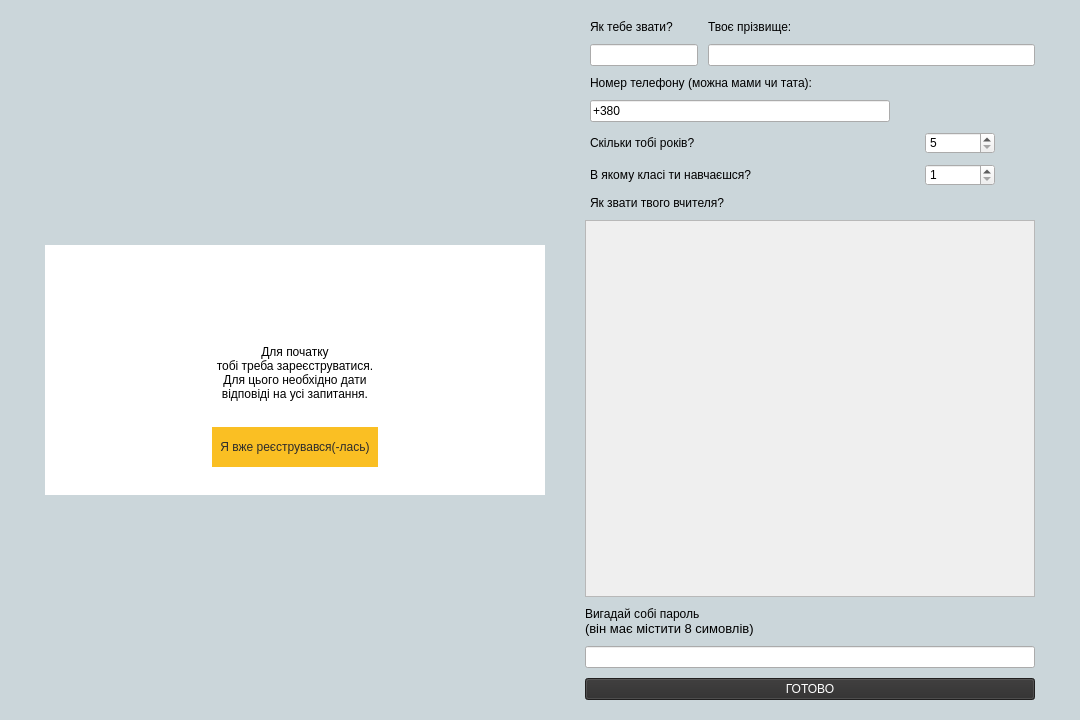
<?xml version="1.0" encoding="UTF-8"?>
<ui version="4.0">
 <class>Registration</class>
 <widget class="QDialog" name="Registration">
  <property name="geometry">
   <rect>
    <x>0</x>
    <y>0</y>
    <width>1080</width>
    <height>720</height>
   </rect>
  </property>
  <property name="windowTitle">
   <string>Dialog</string>
  </property>
  <property name="styleSheet">
   <string notr="true">#Registration{background-color: #cbd6da;}</string>
  </property>
  <layout class="QHBoxLayout" name="horizontalLayout_6">
   <property name="spacing">
    <number>0</number>
   </property>
   <property name="leftMargin">
    <number>0</number>
   </property>
   <property name="topMargin">
    <number>0</number>
   </property>
   <property name="rightMargin">
    <number>0</number>
   </property>
   <property name="bottomMargin">
    <number>0</number>
   </property>
   <item>
    <spacer name="horizontalSpacer_4">
     <property name="orientation">
      <enum>Qt::Horizontal</enum>
     </property>
     <property name="sizeHint" stdset="0">
      <size>
       <width>40</width>
       <height>20</height>
      </size>
     </property>
    </spacer>
   </item>
   <item>
    <layout class="QGridLayout" name="gridLayout">
     <property name="spacing">
      <number>0</number>
     </property>
     <item row="11" column="1">
      <widget class="QPushButton" name="autorizButton">
       <property name="minimumSize">
        <size>
         <width>0</width>
         <height>40</height>
        </size>
       </property>
       <property name="styleSheet">
        <string notr="true">#autorizButton {

background-color:rgb(250, 191, 35);
color: rgb(45, 44, 44);
font: 10pt &quot;Yu Gothic UI Semilight&quot;;
border: 0px;}

#autorizButton:hover{
background-color: rgb(45, 44, 44);
color: white;
font: 10pt &quot;Yu Gothic UI Semilight&quot;;}</string>
       </property>
       <property name="text">
        <string> Я вже реєструвався(-лась) </string>
       </property>
      </widget>
     </item>
     <item row="18" column="1">
      <spacer name="verticalSpacer">
       <property name="orientation">
        <enum>Qt::Vertical</enum>
       </property>
       <property name="sizeHint" stdset="0">
        <size>
         <width>20</width>
         <height>40</height>
        </size>
       </property>
      </spacer>
     </item>
     <item row="1" column="2">
      <spacer name="verticalSpacer_2">
       <property name="orientation">
        <enum>Qt::Vertical</enum>
       </property>
       <property name="sizeHint" stdset="0">
        <size>
         <width>20</width>
         <height>40</height>
        </size>
       </property>
      </spacer>
     </item>
     <item row="1" column="0">
      <widget class="QLabel" name="label">
       <property name="minimumSize">
        <size>
         <width>0</width>
         <height>50</height>
        </size>
       </property>
       <property name="styleSheet">
        <string notr="true">image: url(:/res/img/title.png);
</string>
       </property>
       <property name="text">
        <string/>
       </property>
       <property name="alignment">
        <set>Qt::AlignRight|Qt::AlignTrailing|Qt::AlignVCenter</set>
       </property>
      </widget>
     </item>
     <item row="11" column="2">
      <widget class="QLabel" name="h_spacer_11">
       <property name="styleSheet">
        <string notr="true">
background-color: rgb(255, 255, 255);</string>
       </property>
       <property name="text">
        <string/>
       </property>
      </widget>
     </item>
     <item row="10" column="0" colspan="3">
      <widget class="QLabel" name="infoLabel">
       <property name="minimumSize">
        <size>
         <width>500</width>
         <height>0</height>
        </size>
       </property>
       <property name="contextMenuPolicy">
        <enum>Qt::PreventContextMenu</enum>
       </property>
       <property name="layoutDirection">
        <enum>Qt::LeftToRight</enum>
       </property>
       <property name="styleSheet">
        <string notr="true">font: 15pt &quot;Yu Gothic UI Light&quot;;
background-color: rgb(255, 255, 255);</string>
       </property>
       <property name="text">
        <string>&lt;html&gt;&lt;head/&gt;&lt;body&gt;&lt;p align=&quot;center&quot;&gt;Для початку &lt;br/&gt;тобі треба зареєструватися.&lt;br/&gt;Для цього необхідно дати &lt;br/&gt;відповіді на усі запитання.&lt;/p&gt;&lt;p align=&quot;center&quot;&gt;&lt;span style=&quot; font-size:8pt;&quot;/&gt;&lt;/p&gt;&lt;/body&gt;&lt;/html&gt;</string>
       </property>
      </widget>
     </item>
     <item row="13" column="0">
      <widget class="QLabel" name="h_spacer_8">
       <property name="styleSheet">
        <string notr="true">
background-color: rgb(255, 255, 255);
</string>
       </property>
       <property name="text">
        <string/>
       </property>
      </widget>
     </item>
     <item row="13" column="2">
      <widget class="QLabel" name="h_spacer_9">
       <property name="styleSheet">
        <string notr="true">
background-color: rgb(255, 255, 255);</string>
       </property>
       <property name="text">
        <string/>
       </property>
      </widget>
     </item>
     <item row="6" column="0">
      <widget class="QLabel" name="h_spacer_6">
       <property name="styleSheet">
        <string notr="true">
background-color: rgb(255, 255, 255);</string>
       </property>
       <property name="text">
        <string/>
       </property>
      </widget>
     </item>
     <item row="6" column="1">
      <widget class="QLabel" name="h_spacer5">
       <property name="minimumSize">
        <size>
         <width>0</width>
         <height>100</height>
        </size>
       </property>
       <property name="styleSheet">
        <string notr="true">
background-color: rgb(255, 255, 255);</string>
       </property>
       <property name="text">
        <string/>
       </property>
      </widget>
     </item>
     <item row="13" column="1">
      <widget class="QLabel" name="infoLabel2">
       <property name="minimumSize">
        <size>
         <width>0</width>
         <height>20</height>
        </size>
       </property>
       <property name="styleSheet">
        <string notr="true">font: 15pt &quot;Yu Gothic UI Light&quot;;

background-color: rgb(255, 255, 255);</string>
       </property>
       <property name="text">
        <string>&lt;html&gt;&lt;head/&gt;&lt;body&gt;&lt;p&gt;&lt;br/&gt;&lt;/p&gt;&lt;/body&gt;&lt;/html&gt;</string>
       </property>
      </widget>
     </item>
     <item row="3" column="3">
      <spacer name="horizontalSpacer_2">
       <property name="orientation">
        <enum>Qt::Horizontal</enum>
       </property>
       <property name="sizeHint" stdset="0">
        <size>
         <width>40</width>
         <height>20</height>
        </size>
       </property>
      </spacer>
     </item>
     <item row="6" column="2">
      <widget class="QLabel" name="h_spacer_7">
       <property name="styleSheet">
        <string notr="true">
background-color: rgb(255, 255, 255);</string>
       </property>
       <property name="text">
        <string/>
       </property>
      </widget>
     </item>
     <item row="11" column="0">
      <widget class="QLabel" name="h_spacer_10">
       <property name="styleSheet">
        <string notr="true">
background-color: rgb(255, 255, 255);</string>
       </property>
       <property name="text">
        <string/>
       </property>
      </widget>
     </item>
     <item row="1" column="1">
      <spacer name="verticalSpacer_4">
       <property name="orientation">
        <enum>Qt::Vertical</enum>
       </property>
       <property name="sizeHint" stdset="0">
        <size>
         <width>20</width>
         <height>40</height>
        </size>
       </property>
      </spacer>
     </item>
     <item row="2" column="0">
      <spacer name="verticalSpacer_3">
       <property name="orientation">
        <enum>Qt::Vertical</enum>
       </property>
       <property name="sizeHint" stdset="0">
        <size>
         <width>20</width>
         <height>40</height>
        </size>
       </property>
      </spacer>
     </item>
     <item row="14" column="1">
      <spacer name="verticalSpacer_5">
       <property name="orientation">
        <enum>Qt::Vertical</enum>
       </property>
       <property name="sizeHint" stdset="0">
        <size>
         <width>20</width>
         <height>40</height>
        </size>
       </property>
      </spacer>
     </item>
    </layout>
   </item>
   <item>
    <layout class="QVBoxLayout" name="verticalLayout_4">
     <property name="spacing">
      <number>10</number>
     </property>
     <property name="topMargin">
      <number>20</number>
     </property>
     <property name="bottomMargin">
      <number>20</number>
     </property>
     <item>
      <layout class="QHBoxLayout" name="horizontalLayout_7"/>
     </item>
     <item>
      <layout class="QFormLayout" name="formLayout">
       <property name="leftMargin">
        <number>5</number>
       </property>
       <item row="0" column="0">
        <widget class="QLabel" name="nameLabel">
         <property name="styleSheet">
          <string notr="true">font: 15pt &quot;Yu Gothic UI Light&quot;;</string>
         </property>
         <property name="text">
          <string>Як тебе звати?</string>
         </property>
        </widget>
       </item>
       <item row="0" column="1">
        <widget class="QLabel" name="name2Label">
         <property name="minimumSize">
          <size>
           <width>300</width>
           <height>0</height>
          </size>
         </property>
         <property name="styleSheet">
          <string notr="true">font: 15pt &quot;Yu Gothic UI Light&quot;;</string>
         </property>
         <property name="text">
          <string>Твоє прізвище:</string>
         </property>
        </widget>
       </item>
       <item row="1" column="0">
        <widget class="QLineEdit" name="nameEdit">
         <property name="minimumSize">
          <size>
           <width>0</width>
           <height>0</height>
          </size>
         </property>
         <property name="styleSheet">
          <string notr="true">font: 15pt &quot;Yu Gothic UI Light&quot;;</string>
         </property>
        </widget>
       </item>
       <item row="1" column="1">
        <widget class="QLineEdit" name="name2Edit">
         <property name="minimumSize">
          <size>
           <width>0</width>
           <height>0</height>
          </size>
         </property>
         <property name="styleSheet">
          <string notr="true">font: 15pt &quot;Yu Gothic UI Light&quot;;</string>
         </property>
        </widget>
       </item>
      </layout>
     </item>
     <item>
      <layout class="QVBoxLayout" name="verticalLayout">
       <property name="leftMargin">
        <number>5</number>
       </property>
       <item>
        <widget class="QLabel" name="numberLabel">
         <property name="styleSheet">
          <string notr="true">font: 15pt &quot;Yu Gothic UI Light&quot;;</string>
         </property>
         <property name="text">
          <string>Номер телефону (можна мами чи тата):</string>
         </property>
        </widget>
       </item>
      </layout>
     </item>
     <item>
      <layout class="QHBoxLayout" name="horizontalLayout_8">
       <property name="leftMargin">
        <number>5</number>
       </property>
       <item>
        <widget class="QLineEdit" name="numberEdit">
         <property name="minimumSize">
          <size>
           <width>300</width>
           <height>0</height>
          </size>
         </property>
         <property name="styleSheet">
          <string notr="true">font: 15pt &quot;Yu Gothic UI Light&quot;;</string>
         </property>
         <property name="text">
          <string>+380</string>
         </property>
        </widget>
       </item>
       <item>
        <spacer name="horizontalSpacer_5">
         <property name="orientation">
          <enum>Qt::Horizontal</enum>
         </property>
         <property name="sizeHint" stdset="0">
          <size>
           <width>40</width>
           <height>20</height>
          </size>
         </property>
        </spacer>
       </item>
      </layout>
     </item>
     <item>
      <layout class="QVBoxLayout" name="verticalLayout_2">
       <item>
        <layout class="QHBoxLayout" name="horizontalLayout_5">
         <property name="leftMargin">
          <number>5</number>
         </property>
         <item>
          <widget class="QLabel" name="ageLabel">
           <property name="minimumSize">
            <size>
             <width>325</width>
             <height>0</height>
            </size>
           </property>
           <property name="styleSheet">
            <string notr="true">font: 15pt &quot;Yu Gothic UI Light&quot;;</string>
           </property>
           <property name="text">
            <string>Скільки тобі років?</string>
           </property>
          </widget>
         </item>
         <item>
          <widget class="QSpinBox" name="ageBox">
           <property name="minimumSize">
            <size>
             <width>70</width>
             <height>0</height>
            </size>
           </property>
           <property name="styleSheet">
            <string notr="true">font: 15pt &quot;Yu Gothic UI Light&quot;;</string>
           </property>
           <property name="minimum">
            <number>5</number>
           </property>
           <property name="maximum">
            <number>12</number>
           </property>
           <property name="singleStep">
            <number>1</number>
           </property>
          </widget>
         </item>
         <item>
          <spacer name="horizontalSpacer_6">
           <property name="orientation">
            <enum>Qt::Horizontal</enum>
           </property>
           <property name="sizeHint" stdset="0">
            <size>
             <width>40</width>
             <height>20</height>
            </size>
           </property>
          </spacer>
         </item>
        </layout>
       </item>
      </layout>
     </item>
     <item>
      <layout class="QHBoxLayout" name="horizontalLayout_4">
       <property name="leftMargin">
        <number>5</number>
       </property>
       <item>
        <widget class="QLabel" name="gradeLabel">
         <property name="minimumSize">
          <size>
           <width>325</width>
           <height>0</height>
          </size>
         </property>
         <property name="styleSheet">
          <string notr="true">font: 15pt &quot;Yu Gothic UI Light&quot;;</string>
         </property>
         <property name="text">
          <string>В якому класі ти навчаєшся?</string>
         </property>
        </widget>
       </item>
       <item>
        <widget class="QSpinBox" name="gradeBox">
         <property name="minimumSize">
          <size>
           <width>70</width>
           <height>0</height>
          </size>
         </property>
         <property name="styleSheet">
          <string notr="true">font: 15pt &quot;Yu Gothic UI Light&quot;;</string>
         </property>
         <property name="minimum">
          <number>1</number>
         </property>
         <property name="maximum">
          <number>5</number>
         </property>
         <property name="singleStep">
          <number>1</number>
         </property>
        </widget>
       </item>
       <item>
        <spacer name="horizontalSpacer_7">
         <property name="orientation">
          <enum>Qt::Horizontal</enum>
         </property>
         <property name="sizeHint" stdset="0">
          <size>
           <width>40</width>
           <height>20</height>
          </size>
         </property>
        </spacer>
       </item>
      </layout>
     </item>
     <item>
      <layout class="QHBoxLayout" name="horizontalLayout_3">
       <property name="leftMargin">
        <number>5</number>
       </property>
       <item>
        <widget class="QLabel" name="teacherLabel">
         <property name="styleSheet">
          <string notr="true">font: 15pt &quot;Yu Gothic UI Light&quot;;</string>
         </property>
         <property name="text">
          <string>Як звати твого вчителя?</string>
         </property>
        </widget>
       </item>
      </layout>
     </item>
     <item>
      <widget class="QScrollArea" name="scrollArea">
       <property name="minimumSize">
        <size>
         <width>0</width>
         <height>100</height>
        </size>
       </property>
       <property name="widgetResizable">
        <bool>true</bool>
       </property>
       <widget class="QWidget" name="scrollAreaWidgetContents">
        <property name="geometry">
         <rect>
          <x>0</x>
          <y>0</y>
          <width>514</width>
          <height>132</height>
         </rect>
        </property>
       </widget>
      </widget>
     </item>
     <item>
      <layout class="QVBoxLayout" name="verticalLayout_3">
       <property name="leftMargin">
        <number>0</number>
       </property>
       <item>
        <widget class="QLabel" name="teacherLabel_2">
         <property name="styleSheet">
          <string notr="true">font: 15pt &quot;Yu Gothic UI Light&quot;;</string>
         </property>
         <property name="text">
          <string>&lt;html&gt;&lt;head/&gt;&lt;body&gt;&lt;p&gt;Вигадай собі пароль&lt;span style=&quot; font-size:9pt;&quot;&gt;&lt;br/&gt;&lt;/span&gt;&lt;span style=&quot; font-size:10pt;&quot;&gt;(він має містити 8 симовлів)&lt;/span&gt;&lt;/p&gt;&lt;/body&gt;&lt;/html&gt;</string>
         </property>
         <property name="margin">
          <number>5</number>
         </property>
        </widget>
       </item>
       <item>
        <widget class="QLineEdit" name="passwordEdit">
         <property name="styleSheet">
          <string notr="true">font: 15pt &quot;Yu Gothic UI Light&quot;;
</string>
         </property>
        </widget>
       </item>
      </layout>
     </item>
     <item>
      <widget class="QPushButton" name="readyButton">
       <property name="styleSheet">
        <string notr="true">#readyButton {
background-color: rgb(45, 44, 44);
color: white;
font: 18pt &quot;Yu Gothic UI Semilight&quot;;}

#readyButton:hover{
background-color:rgb(250, 191, 35);
color: rgb(45, 44, 44);
font: 18pt &quot;Yu Gothic UI Semilight&quot;;
border: 0px;}</string>
       </property>
       <property name="text">
        <string>ГОТОВО</string>
       </property>
      </widget>
     </item>
    </layout>
   </item>
   <item>
    <spacer name="horizontalSpacer_3">
     <property name="orientation">
      <enum>Qt::Horizontal</enum>
     </property>
     <property name="sizeHint" stdset="0">
      <size>
       <width>40</width>
       <height>20</height>
      </size>
     </property>
    </spacer>
   </item>
  </layout>
  <zorder>horizontalSpacer_3</zorder>
  <zorder>horizontalSpacer_4</zorder>
  <zorder></zorder>
 </widget>
 <resources/>
 <connections/>
</ui>
